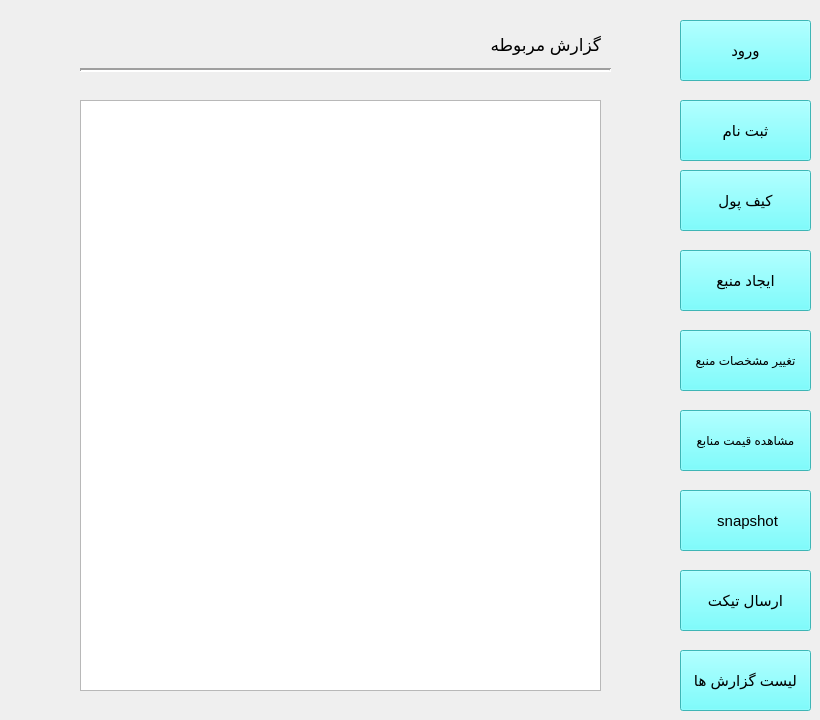
    <widget class="QWidget" name="page_10">
     <widget class="QPushButton" name="login_btn2_14">
      <property name="geometry">
       <rect>
        <x>680</x>
        <y>20</y>
        <width>131</width>
        <height>61</height>
       </rect>
      </property>
      <property name="font">
       <font>
        <pointsize>11</pointsize>
       </font>
      </property>
      <property name="styleSheet">
       <string notr="true">background-color: rgb(255, 255, 255);
background-color: rgb(85, 255, 255);</string>
      </property>
      <property name="text">
       <string>ورود</string>
      </property>
     </widget>
     <widget class="QPushButton" name="pushButton_67">
      <property name="geometry">
       <rect>
        <x>680</x>
        <y>330</y>
        <width>131</width>
        <height>61</height>
       </rect>
      </property>
      <property name="font">
       <font>
        <pointsize>9</pointsize>
        <weight>50</weight>
        <bold>false</bold>
       </font>
      </property>
      <property name="styleSheet">
       <string notr="true">background-color: rgb(255, 255, 255);
background-color: rgb(85, 255, 255);</string>
      </property>
      <property name="text">
       <string>تغییر مشخصات منبع</string>
      </property>
     </widget>
     <widget class="QPushButton" name="pushButton_68">
      <property name="geometry">
       <rect>
        <x>680</x>
        <y>410</y>
        <width>131</width>
        <height>61</height>
       </rect>
      </property>
      <property name="font">
       <font>
        <pointsize>9</pointsize>
       </font>
      </property>
      <property name="styleSheet">
       <string notr="true">background-color: rgb(85, 255, 255);</string>
      </property>
      <property name="text">
       <string>مشاهده قیمت منابع</string>
      </property>
     </widget>
     <widget class="QPushButton" name="pushButton_69">
      <property name="geometry">
       <rect>
        <x>680</x>
        <y>650</y>
        <width>131</width>
        <height>61</height>
       </rect>
      </property>
      <property name="font">
       <font>
        <pointsize>11</pointsize>
       </font>
      </property>
      <property name="styleSheet">
       <string notr="true">background-color: rgb(85, 255, 255);</string>
      </property>
      <property name="text">
       <string>لیست گزارش ها</string>
      </property>
     </widget>
     <widget class="QPushButton" name="pushButton_70">
      <property name="geometry">
       <rect>
        <x>680</x>
        <y>250</y>
        <width>131</width>
        <height>61</height>
       </rect>
      </property>
      <property name="font">
       <font>
        <pointsize>11</pointsize>
       </font>
      </property>
      <property name="styleSheet">
       <string notr="true">background-color: rgb(85, 255, 255);</string>
      </property>
      <property name="text">
       <string>ایجاد منبع</string>
      </property>
     </widget>
     <widget class="QPushButton" name="pushButton_71">
      <property name="geometry">
       <rect>
        <x>680</x>
        <y>490</y>
        <width>131</width>
        <height>61</height>
       </rect>
      </property>
      <property name="font">
       <font>
        <pointsize>11</pointsize>
       </font>
      </property>
      <property name="styleSheet">
       <string notr="true">background-color: rgb(85, 255, 255);</string>
      </property>
      <property name="text">
       <string> snapshot</string>
      </property>
     </widget>
     <widget class="QPushButton" name="pushButton_72">
      <property name="geometry">
       <rect>
        <x>680</x>
        <y>570</y>
        <width>131</width>
        <height>61</height>
       </rect>
      </property>
      <property name="font">
       <font>
        <pointsize>11</pointsize>
       </font>
      </property>
      <property name="styleSheet">
       <string notr="true">background-color: rgb(85, 255, 255);</string>
      </property>
      <property name="text">
       <string>ارسال تیکت</string>
      </property>
     </widget>
     <widget class="QPushButton" name="wallet_btn_10">
      <property name="geometry">
       <rect>
        <x>680</x>
        <y>170</y>
        <width>131</width>
        <height>61</height>
       </rect>
      </property>
      <property name="font">
       <font>
        <pointsize>11</pointsize>
       </font>
      </property>
      <property name="styleSheet">
       <string notr="true">background-color: rgb(85, 255, 255);</string>
      </property>
      <property name="text">
       <string>کیف پول</string>
      </property>
     </widget>
     <widget class="QPushButton" name="sabtenam_btn3_10">
      <property name="geometry">
       <rect>
        <x>680</x>
        <y>100</y>
        <width>131</width>
        <height>61</height>
       </rect>
      </property>
      <property name="font">
       <font>
        <pointsize>11</pointsize>
       </font>
      </property>
      <property name="styleSheet">
       <string notr="true">background-color: rgb(85, 255, 255);</string>
      </property>
      <property name="text">
       <string>ثبت نام</string>
      </property>
     </widget>
     <widget class="Line" name="line_18">
      <property name="geometry">
       <rect>
        <x>80</x>
        <y>60</y>
        <width>531</width>
        <height>20</height>
       </rect>
      </property>
      <property name="lineWidth">
       <number>2</number>
      </property>
      <property name="orientation">
       <enum>Qt::Horizontal</enum>
      </property>
     </widget>
     <widget class="QLabel" name="label_182">
      <property name="geometry">
       <rect>
        <x>460</x>
        <y>30</y>
        <width>141</width>
        <height>31</height>
       </rect>
      </property>
      <property name="font">
       <font>
        <pointsize>13</pointsize>
       </font>
      </property>
      <property name="text">
       <string>گزارش مربوطه</string>
      </property>
     </widget>
     <widget class="QTextEdit" name="textEdit_3">
      <property name="geometry">
       <rect>
        <x>80</x>
        <y>100</y>
        <width>521</width>
        <height>591</height>
       </rect>
      </property>
     </widget>
    </widget>
